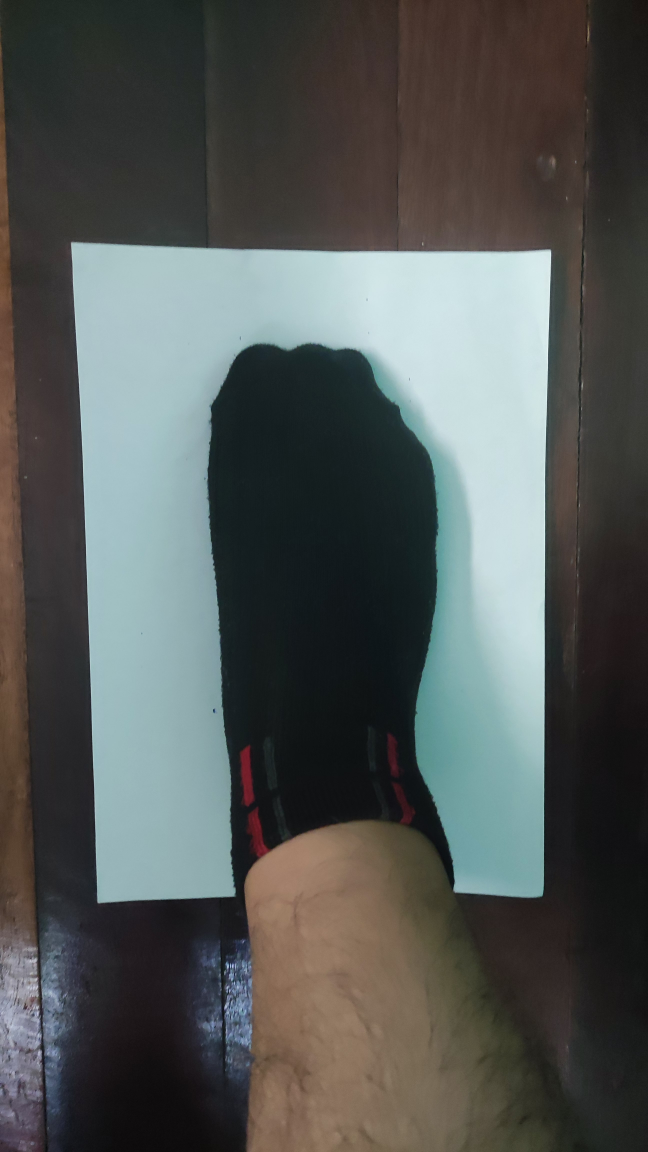
#> input picture ของจริง/test3.jpg, 2592 x 4608 px, found by its file name (shown at 1/4 size)
$ python main.py
#> lines starting #> are read from the running program, lines starting #| are printed output that depends on the picture; after the words box and inside, x2 and y2 are one past the last pixel; in counts of white or black regions, pixels touching at a corner belong together; long printed decimals are rounded
import imutils
import cv2
import numpy as np
import mapper

img = cv2.imread('test3.jpg')
#> img is the input picture: shape (4608, 2592, 3); mean B, G, R 85.2, 87.1, 83
imS= cv2.resize(img, (500, 470))
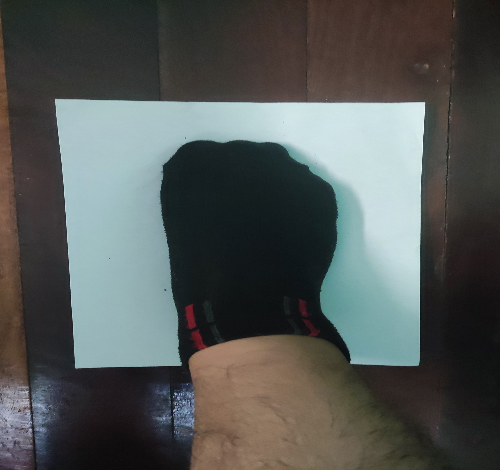
#> imS: shape (470, 500, 3); mean B, G, R 85.1, 87, 82.9
cv2.imwrite('output/0img.jpg',imS)
gray = cv2.cvtColor(imS, cv2.COLOR_BGR2GRAY)
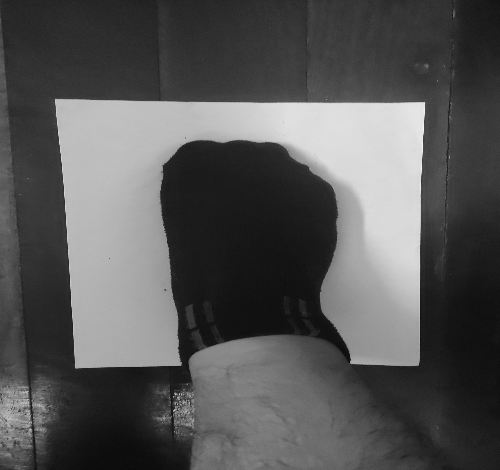
#> gray: shape (470, 500); min 9, max 248, mean 85.5
cv2.imwrite('output/1pre_gray.jpg',gray)
blurred = cv2.GaussianBlur(gray, (5, 5), 0)
cv2.imwrite('output/2pre_blurred.jpg',blurred)
thresh = cv2.threshold(blurred, 150, 255, cv2.THRESH_BINARY)[1]
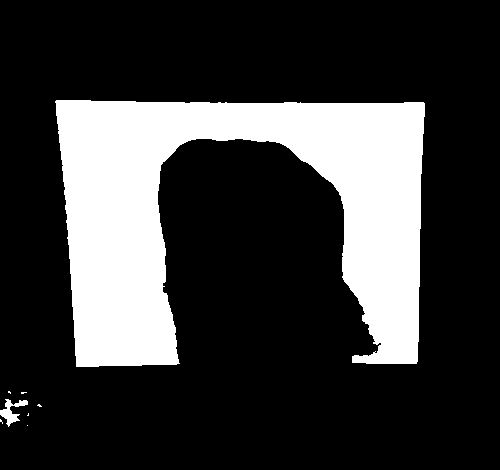
#> thresh: shape (470, 500); 23% white; 8 white regions (6 under 20 px), largest, box (x1, y1, x2, y2) and area: (55, 100, 425, 367) 53602, (0, 399, 28, 427) 304
cv2.imwrite('output/3pre_thresh.jpg',thresh)

# [5 lines of commented-out code are left out]

edged = cv2.Canny(thresh, 50, 100)
#> edged: shape (470, 500); 0.8% white in thin lines or dots, all inside (x1, y1, x2, y2) = (0, 99, 425, 427)
edged = cv2.dilate(edged, None, iterations=1)
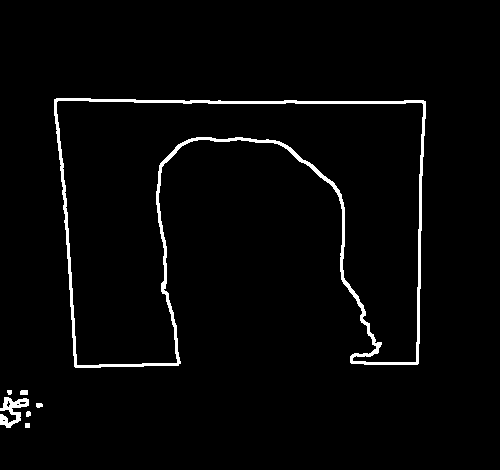
#> edged: shape (470, 500); 2.6% white; 7 white regions, largest, box (x1, y1, x2, y2) and area: (54, 98, 426, 368) 5463, (0, 397, 29, 428) 422, (20, 390, 28, 395) 39
edged = cv2.erode(edged, None, iterations=1)
cv2.imwrite('output/4pre_edged.jpg',edged)

cnts = cv2.findContours(edged.copy(), cv2.RETR_EXTERNAL, cv2.CHAIN_APPROX_SIMPLE)
#> cnts = 8 contours, 6 with area under 20; largest, box (x1, y1, x2, y2) and area: (0, 398, 28, 427) 184, (157, 138, 375, 363) 80
cnts = imutils.grab_contours(cnts)

for c in cnts:
    epsilon = 0.06 * cv2.arcLength(c, True)
    approx = cv2.approxPolyDP(c, epsilon, True)
    # contourSS = cv2.drawContours(imS, [approx], 0, (0, 255,0), 2)

    print(approx)
#> this loop made 8 passes
#> (epsilon, approx) on passes 1, 2, 4, 5: (0.48, [[26, 424], [26, 426], [28, 426], [28, 424]]), (0.495, [[28, 412], [27, 413], [27, 415], [29, 414]]), (10.11, [[27, 400], [5, 398], [17, 420], [0, 423]]), (0.805, [[21, 392], [21, 393], [26, 393], [26, 391]])
#> (printed output is left out)
# [19 lines of commented-out code are left out]
myPoints = np.array(approx,dtype=np.int32)
#> myPoints = [[55, 100], [76, 366], [57, 99], [422, 101], [417, 362], [424, 102]]
print('********************************')
print(myPoints)
#| [[[ 55 100]]
#|  [[ 76 366]]
#|  [[ 57  99]]
#|  [[422 101]]
#|  [[417 362]]
#|  [[424 102]]]

w = 2480; h = 3508;
pts1 = np.float32([myPoints[2], myPoints[4], myPoints[1], myPoints[0]])
#> pts1 = [[57, 99], [417, 362], [76, 366], [55, 100]]
pts2 = np.float32([[0, 0], [w, 0], [0, h], [w, h]])
matrix = cv2.getPerspectiveTransform(pts1, pts2)
#> matrix = [[2121, -150.9, -105956.2], [1844.6, -2524.9, 144821.8], [1.38, -0.787, 1]]
result = cv2.warpPerspective(imS, matrix, (w, h))
cv2.imwrite('output/6_perspective.jpg',result)


gray1 = cv2.cvtColor(result, cv2.COLOR_BGR2GRAY)
blurred1 = cv2.GaussianBlur(gray1, (5, 5), 0)
thresh1 = cv2.threshold(blurred1, 150, 255, cv2.THRESH_BINARY)[1]
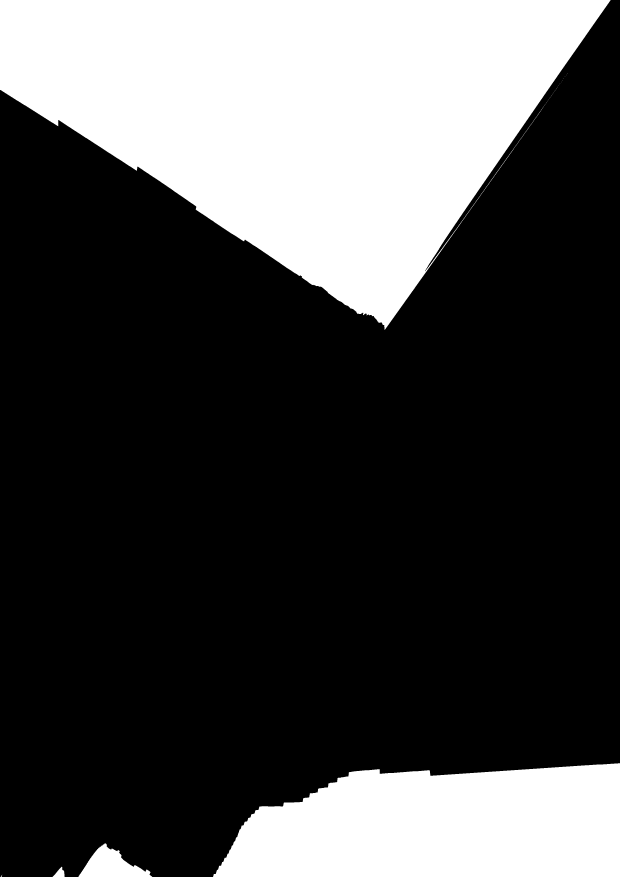
#> thresh1: shape (3508, 2480) (shown at 1/4 size); 28.7% white; 37 white regions (32 under 20 px), largest, box (x1, y1, x2, y2) and area: (0, 0, 2442, 1319) 1865975, (852, 3053, 2480, 3508) 608908, (314, 3373, 609, 3508) 20448, (210, 3467, 259, 3508) 1083, (3, 3499, 9, 3508) 21

edged1 = cv2.Canny(thresh1, 50, 100)
#> edged1: shape (3508, 2480); 0.09% white in thin lines or dots
edged1 = cv2.dilate(edged1, None, iterations=1)
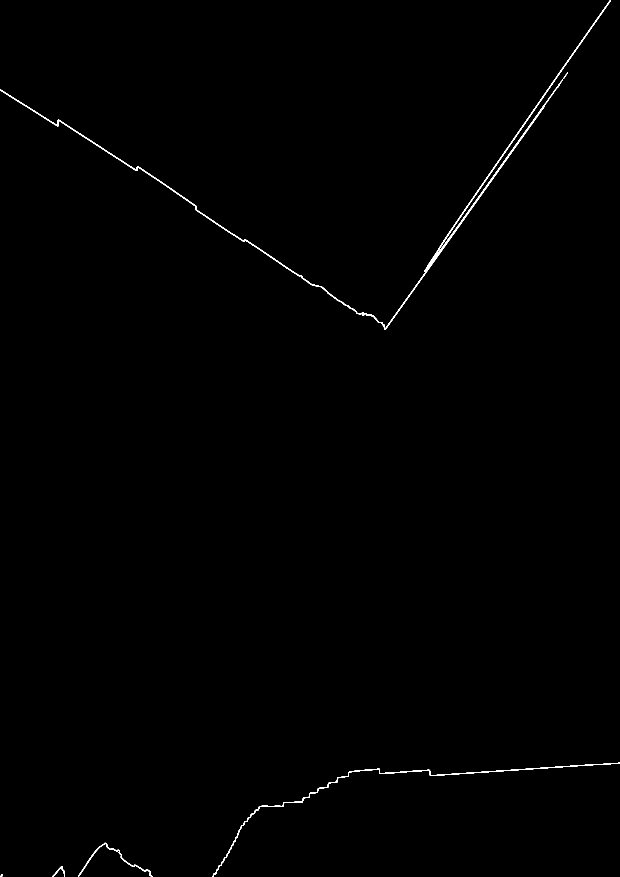
#> edged1: shape (3508, 2480) (shown at 1/4 size); 0.31% white; 11 white regions (6 under 20 px), largest, box (x1, y1, x2, y2) and area: (0, 0, 2443, 1320) 18802, (850, 3051, 2480, 3508) 6266, (312, 3371, 610, 3508) 1746, (209, 3466, 260, 3508) 379, (1, 3497, 11, 3508) 67
edged1 = cv2.erode(edged1, None, iterations=1)
#> edged1: shape (3508, 2480); 0.11% white in thin lines or dots

cnts = cv2.findContours(edged1.copy(), cv2.RETR_EXTERNAL, cv2.CHAIN_APPROX_SIMPLE)
#> cnts = 53 contours, 48 with area under 20; largest, box (x1, y1, x2, y2) and area: (0, 0, 2442, 1319) 2888, (313, 3372, 609, 3508) 131, (210, 3467, 259, 3508) 38, (851, 3052, 2480, 3508) 28, (2, 3498, 10, 3508) 22
cnts = imutils.grab_contours(cnts)

for c in cnts:

    x, y, w1, h1 = cv2.boundingRect(c)
    cv2.rectangle(result, (x, y), (x + w1, y + h1), (0, 255, 0), 10)
#> this loop made 53 passes
#> (x, y, w1, h1) on passes 1 to 8: (2, 3498, 8, 10), (210, 3467, 49, 41), (313, 3372, 296, 136), (851, 3052, 1629, 456), (2178, 419, 1, 1), (2180, 416, 1, 1), (2182, 414, 1, 1), (2183, 412, 1, 1)
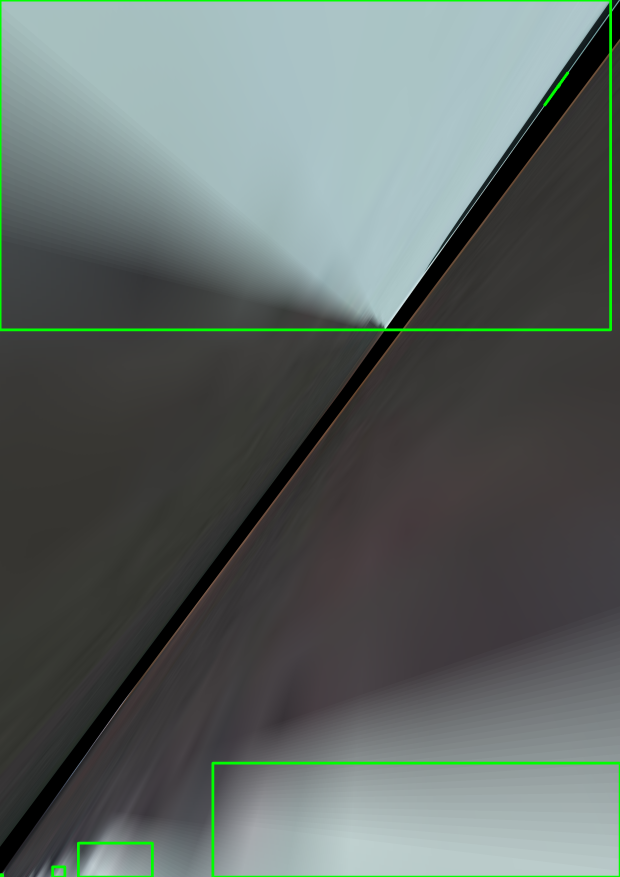
#> result: shape (3508, 2480, 3) (shown at 1/4 size); mean B, G, R 100.5, 103.4, 94.3


cv2.imwrite('output/7edgedFeet.jpg',result)
print(x)
#| 0
print(y)
#| 0
print(w1)
#| 2442
print(h1)
#| 1319

WF = (w1/11.81)/10
#> WF = 20.68
WH = (h1/11.81)/10
#> WH = 11.17
print(WF)
#| 20.677
print(WH)
#| 11.169
# cv2.imshow("Scanned", result)
 # press q or Esc to close
# cv2.waitKey(0)
# cv2.destroyAllWindows()

$ run again, with ของจริง/test1.jpg copied over ของจริง/test3.jpg
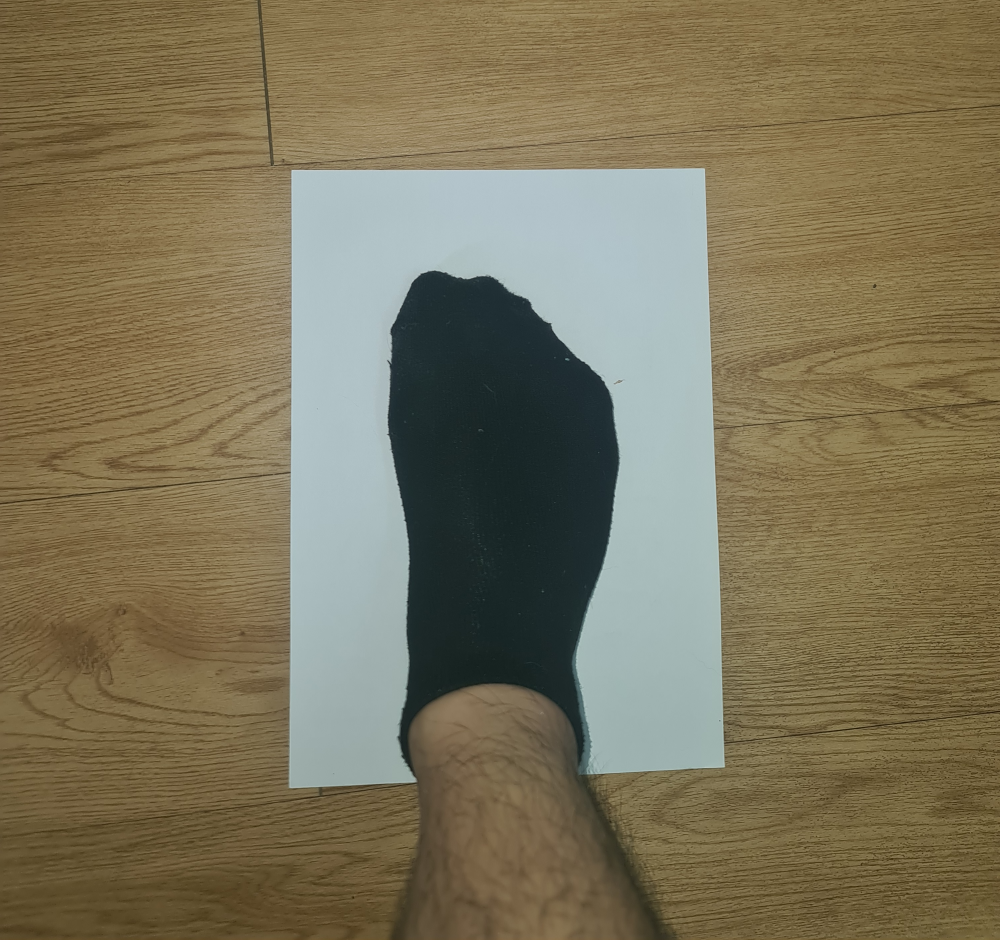
#> input picture ของจริง/test1.jpg, 3000 x 2820 px, found by its file name (shown at 1/3 size)
#> img is the input picture: shape (2820, 3000, 3); mean B, G, R 89.4, 115.8, 124.6
#> `thresh = cv2.threshold(blurred, 150, 255, cv2.THRESH_BINARY)[1]`:
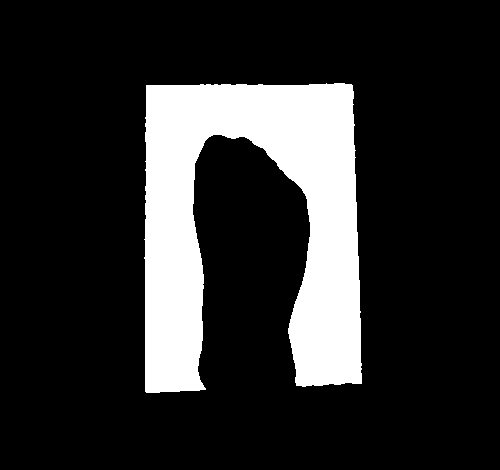
#> thresh: shape (470, 500); 17.3% white; 1 white region, box (x1, y1, x2, y2) and area: (144, 83, 362, 393) 40575
#> `cnts = cv2.findContours(edged.copy(), cv2.RETR_EXTERNAL, cv2.CHAIN_APP..`: cnts = 1 contour; box (x1, y1, x2, y2) and area: (144, 82, 362, 393) 40603
#> the loop `for c in cnts:` made 1 pass
#> epsilon on pass 1: 94.06
#> (printed output is left out)
#> myPoints = [[352, 84], [145, 86], [145, 392], [214, 134], [361, 383]]
#| [[[352  84]]
#|  [[145  86]]
#|  [[145 392]]
#|  [[214 134]]
#|  [[361 383]]]
#> pts1 = [[145, 392], [361, 383], [145, 86], [352, 84]]
#> matrix = [[11.69, -6.38e-16, -1695.4], [-0.476, -11.44, 4552], [-0.000103, 0.000145, 1]]
#> thresh1: shape (3508, 2480); 63.4% white; 17 black regions (2 under 20 px), largest, box (x1, y1, x2, y2) and area: (558, 0, 1923, 2922) 3176530, (0, 2293, 7, 3508) 6221, (0, 2191, 6, 2292) 425
#> `edged1 = cv2.dilate(edged1, None, iterations=1)`:
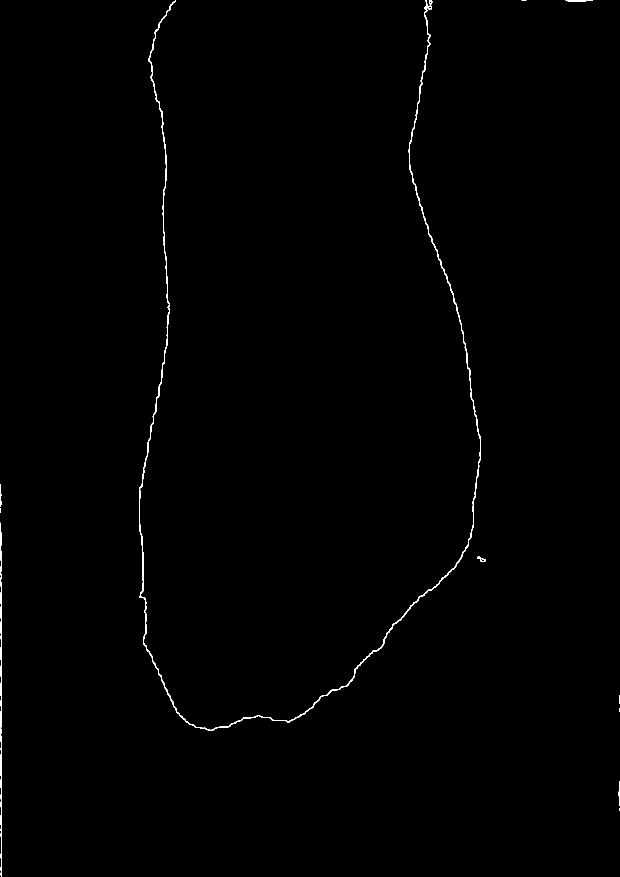
#> edged1: shape (3508, 2480) (shown at 1/4 size); 0.34% white; 16 white regions, largest, box (x1, y1, x2, y2) and area: (556, 0, 1924, 2923) 23554, (0, 2190, 8, 3508) 4188, (2263, 0, 2370, 6) 331
#> `cnts = cv2.findContours(edged1.copy(), cv2.RETR_EXTERNAL, cv2.CHAIN_AP..`: cnts = 16 contours, 9 with area under 20; largest, box (x1, y1, x2, y2) and area: (557, 0, 1923, 2922) 554, (1922, 2233, 1941, 2246) 156, (1712, 23, 1726, 37) 128, (1718, 0, 1728, 16) 95, (1910, 2227, 1921, 2233) 32, (2476, 3151, 2480, 3222) 28, (0, 2092, 5, 2188) 20
#> the loop `for c in cnts: ` made 16 passes
#> (x, y, w1, h1) on passes 1 to 8: (2477, 3233, 3, 10), (2476, 3151, 4, 71), (2477, 3126, 3, 21), (2477, 2835, 3, 10), (2477, 2783, 3, 31), (1922, 2233, 19, 13), (1910, 2227, 11, 6), (0, 2191, 7, 1317)
#| 557
#| 0
#| 1366
#| 2922
#> WF = 11.57
#> WH = 24.74
#| 11.566
#| 24.742

$ run again, with ของจริง/test4.jpg copied over ของจริง/test3.jpg
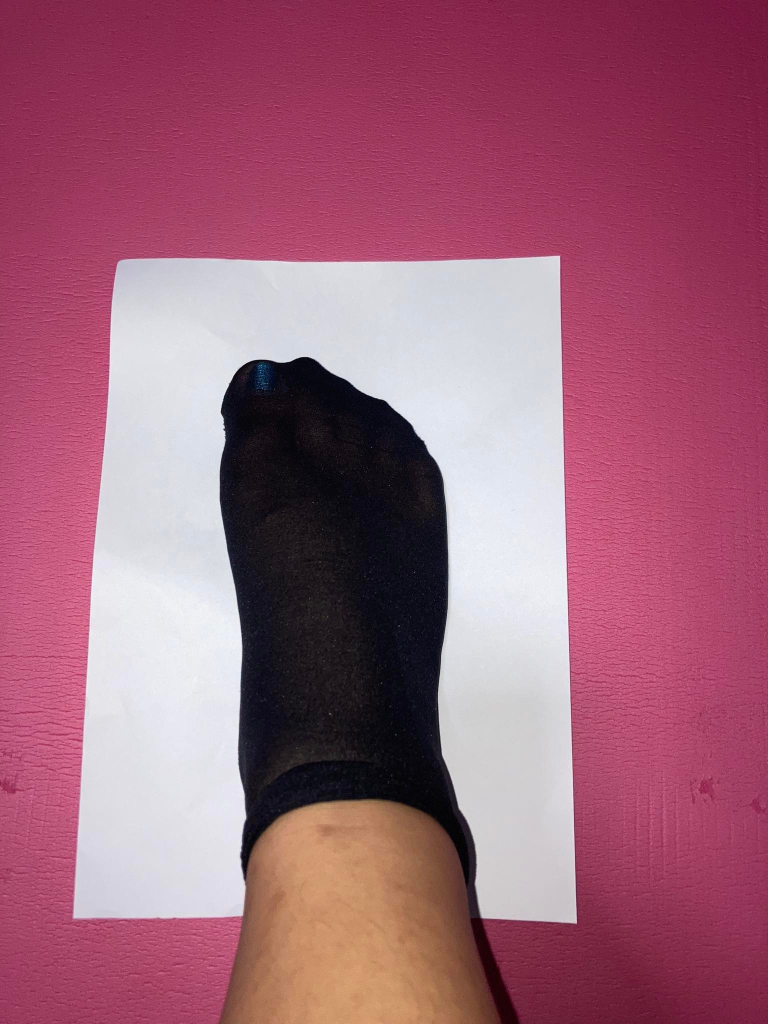
#> input picture ของจริง/test4.jpg, 1536 x 2048 px, found by its file name (shown at 1/2 size)
#> img is the input picture: shape (2048, 1536, 3); mean B, G, R 120.1, 99.3, 159.3
#> `thresh = cv2.threshold(blurred, 150, 255, cv2.THRESH_BINARY)[1]`:
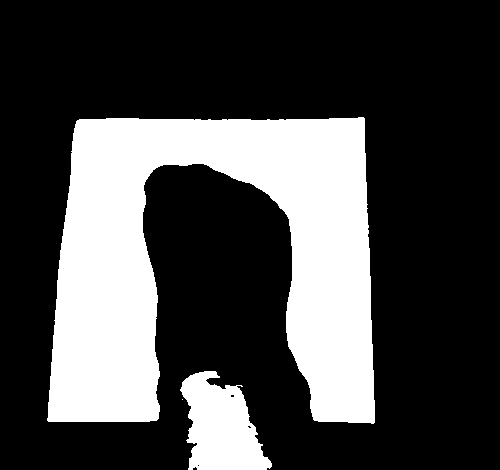
#> thresh: shape (470, 500); 27.8% white; 3 white regions (1 under 20 px), largest, box (x1, y1, x2, y2) and area: (47, 117, 375, 424) 59476, (180, 371, 272, 470) 5899
#> `cnts = cv2.findContours(edged.copy(), cv2.RETR_EXTERNAL, cv2.CHAIN_APP..`: cnts = 4 contours, 2 with area under 20; largest, box (x1, y1, x2, y2) and area: (46, 116, 375, 424) 59486, (180, 370, 272, 470) 109
#> the loop `for c in cnts:` made 4 passes
#> (epsilon, approx) on passes 1, 3: (1.3, [[199, 464], [192, 469], [196, 469]]), (38.56, [[185, 378], [187, 469], [205, 370], [270, 469]])
#> (printed output is left out)
#> myPoints = [[364, 117], [76, 120], [47, 421], [202, 163], [374, 423]]
#| [[[364 117]]
#|  [[ 76 120]]
#|  [[ 47 421]]
#|  [[202 163]]
#|  [[374 423]]]
#> pts1 = [[47, 421], [374, 423], [76, 120], [364, 117]]
#> matrix = [[9.3, 0.896, -814.7], [0.0757, -12.38, 5207.3], [6.34e-05, 0.000482, 1]]
#> thresh1: shape (3508, 2480); 66.4% white; 45 black regions (10 under 20 px), largest, box (x1, y1, x2, y2) and area: (495, 0, 2426, 2934) 2900880, (846, 3490, 2266, 3508) 15000, (1389, 255, 1428, 285) 805
#> `cnts = cv2.findContours(edged1.copy(), cv2.RETR_EXTERNAL, cv2.CHAIN_AP..`: cnts = 60 contours, 28 with area under 20; largest, box (x1, y1, x2, y2) and area: (1388, 254, 1428, 285) 807, (998, 0, 1549, 549) 478, (1467, 106, 1499, 130) 464, (1012, 228, 1039, 257) 401, (495, 0, 2426, 2934) 400
#> the loop `for c in cnts: ` made 60 passes
#> (x, y, w1, h1) on passes 2, 3, 4, 5, 6, 7, 9, 10: (2288, 3505, 35, 3), (2333, 3504, 91, 4), (0, 3502, 3, 6), (846, 3489, 1420, 19), (2476, 3034, 4, 210), (2476, 2628, 4, 207), (2476, 2235, 4, 186), (2476, 1913, 4, 152)
#> after the loop `for c in cnts:`:
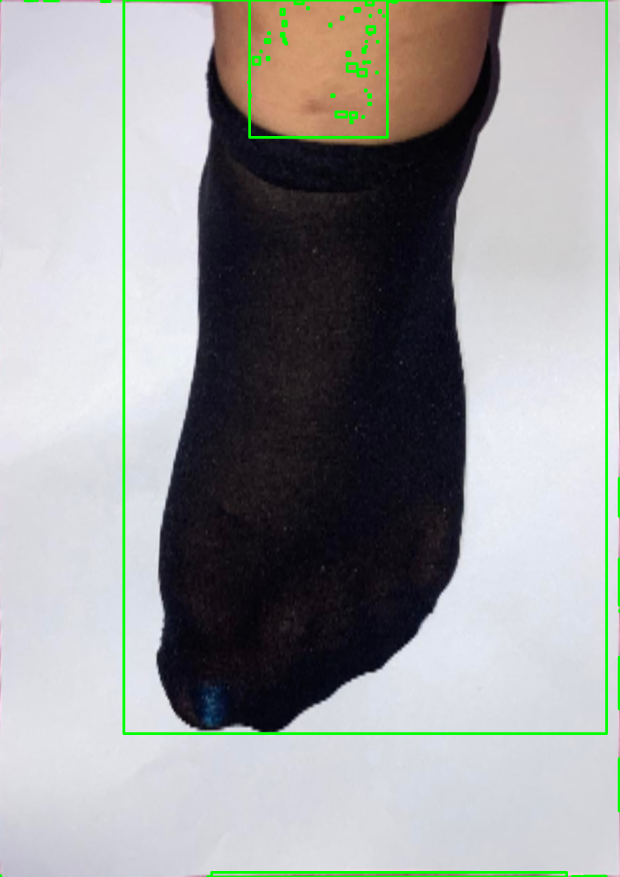
#> result: shape (3508, 2480, 3) (shown at 1/4 size); mean B, G, R 155.4, 155.4, 153.9
#| 0
#| 0
#| 2
#| 3
#> WF = 0.0169
#> WH = 0.0254
#| 0.01693
#| 0.0254
